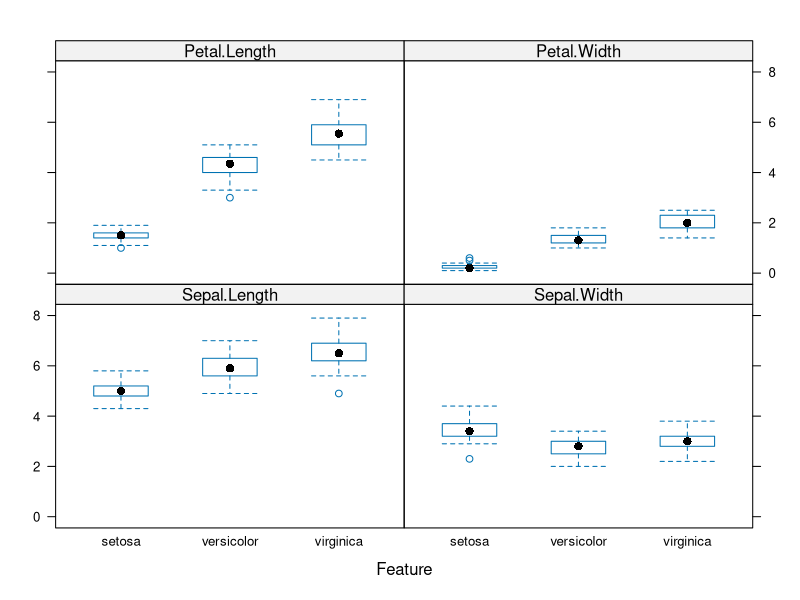
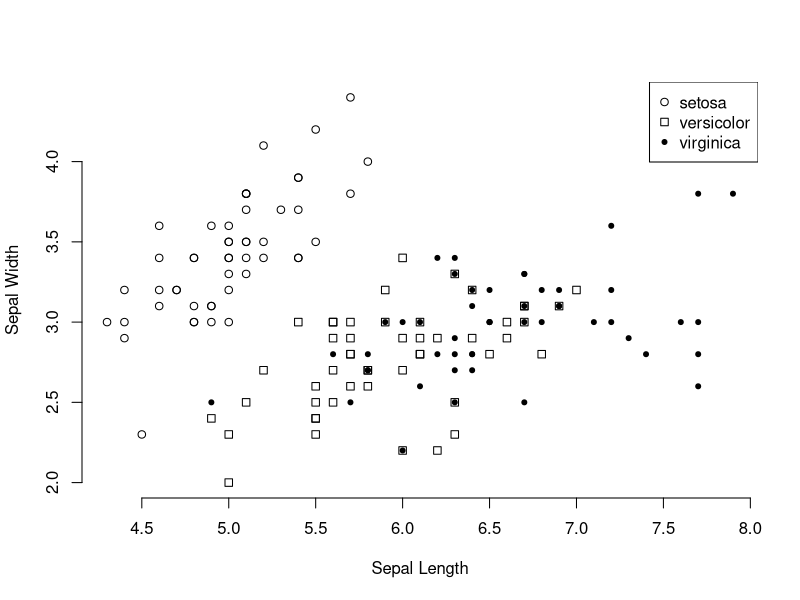
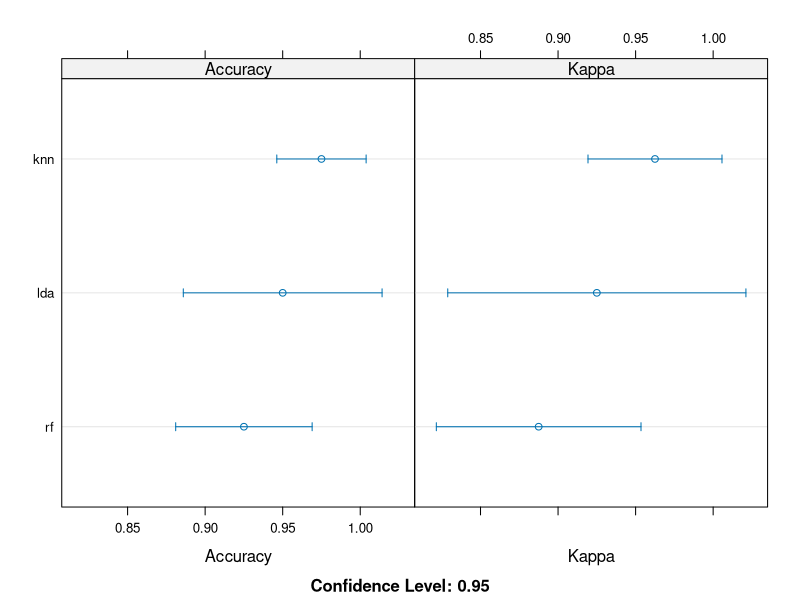

These charts were generated, in order, by the following R code:
###############################
# Supervised Machine Learning #
###############################

# Zusatzprogramm CARET installieren und aktivieren
install.packages("caret", dependencies=TRUE)
library(caret)

# Features anlegen
x <- iris[,1:4]
y <- iris[,5]

# Grafische Darstellung der Features
featurePlot(x=x, y=y, plot="box")

# Manuelle Klassifikation von Schwertlilienarten
classification <- subset(iris, Petal.Length <= "2" & Petal.Width <= "1", select=c(Species))
summary(classification)

# Grafische Darstellung über SEPAL.WIDTH und SEPAL.LENGTH
shapes=c(1,0,20)
shapes <- shapes[as.numeric(iris$Species)]
plot(x=iris$Sepal.Length, y=iris$Sepal.Width, frame=FALSE, xlab="Sepal Length", ylab="Sepal Width", pch=shapes)
legend("topright", legend=levels(iris$Species), pch=c(1,0,20))

# Training Data und Validation Data anlegen
validation_index <- createDataPartition(iris$Species, p=0.80, list=FALSE)
validation <- iris[-validation_index,]
model <- iris[validation_index,]

# Training Data und Validation Data einsehen
summary(validation)
summary(model)

# Validierung festlegen
control <- trainControl(method="cv", number=10)
metric <- "Accuracy"

# Linear Discriminant Analysis trainieren
fit.lda <- train(Species~., data=model, method="lda", metric=metric, trControl=control)

# K-Nearest Neighbors trainieren
fit.knn <- train(Species~., data=model, method="knn", metric=metric, trControl=control)

# Random Forest trainieren
fit.rf <- train(Species~., data=model, method="rf", metric=metric, trControl=control)

# Vergleich der Machine Learning Algorithmen
results <- resamples(list(lda=fit.lda, knn=fit.knn, rf=fit.rf))
summary(results)

# Grafische Darstellung des Vergleichs der Machine Learning Algorithmen
dotplot(results)

# Fokus auf besten Algorithmus
print(fit.lda)

# Machine Learning Algorithmus auf Validation Data anwenden
predictions <- predict(fit.lda, validation)
confusionMatrix(predictions, validation$Species)

# Machine Learning Algorithmus auf gesamten Datensatz anwenden
predictions <- predict(fit.lda, iris)
confusionMatrix(predictions, iris$Species)
